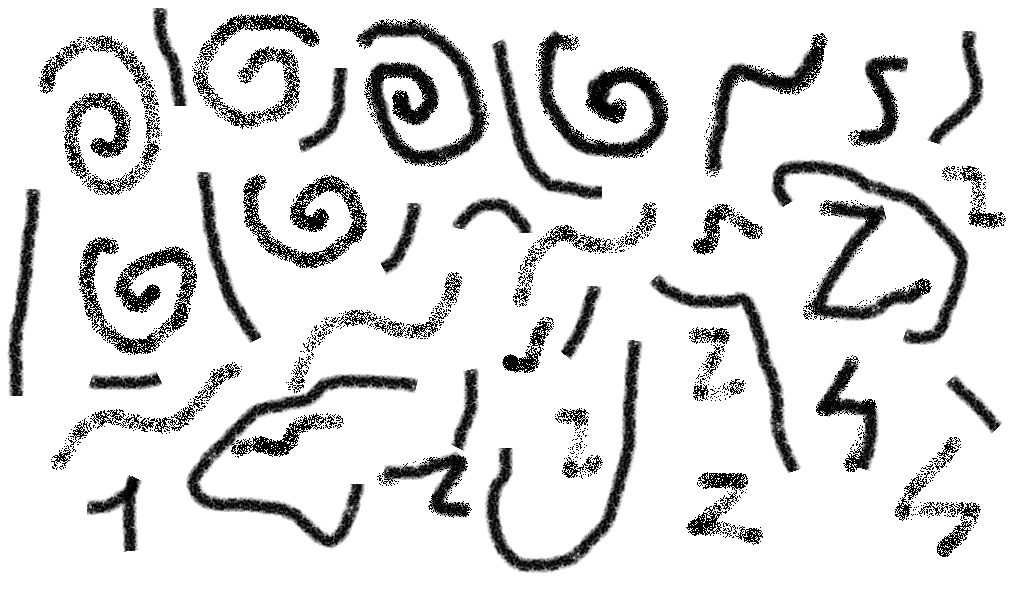
#> input picture taller 5/imagen.png, 1034 x 607 px
$ jupyter execute Taller_05.ipynb
#> lines starting #> are read from the running program, lines starting #| are printed output that depends on the picture; after the words box and inside, x2 and y2 are one past the last pixel; in counts of white or black regions, pixels touching at a corner belong together
# Taller 05: Clustering DBSCAN
**Inteligencia Artificial - Universidad del Norte**
## Integrantes:
- Wilmer Santiago
- Bryan Montoya
- Andrea Quintero

En este notebook:
1. Generamos un conjunto de datos sintético en 2D a partir de una figura propia con grupos amorfos.
2. Agregamos outliers distribuidos uniformemente.
3. Analizamos gráficos de k-distancia para varios valores de `MinPts` y seleccionamos `eps` mediante detección automática del codo (punto de inflexión).
4. Aplicamos DBSCAN y evaluamos el resultado con dos métricas de `sklearn.metrics`: **Adjusted Rand Index** y **Silhouette Score**.

[cell 1]
import numpy as np
from PIL import Image
from scipy import ndimage
import matplotlib.pyplot as plt
from sklearn.neighbors import NearestNeighbors
from sklearn.cluster import DBSCAN
from sklearn.metrics import adjusted_rand_score, silhouette_score

Semilla fija y arbitraria para que la generación de puntos, outliers y el resto del notebook sean reproducibles entre ejecuciones.

[cell 2]
np.random.seed(42)

## Cargar la figura
La imagen `imagen.png`, figura propia con los grupos amorfos, se guarda en la misma carpeta del repositorio que este notebook.

[cell 3]
imagen = Image.open('imagen.png').convert('L')
imagen_array = np.array(imagen)

## Binarizar la imagen

Como se escaló la imagen a tonos de grises, de 0 (negro) a 255 (blanco), solo seleccionamos aquellos que tengan una intensidad menor a 128 (más oscuro que claro)

[cell 4]
umbral = 128
binaria = imagen_array < umbral
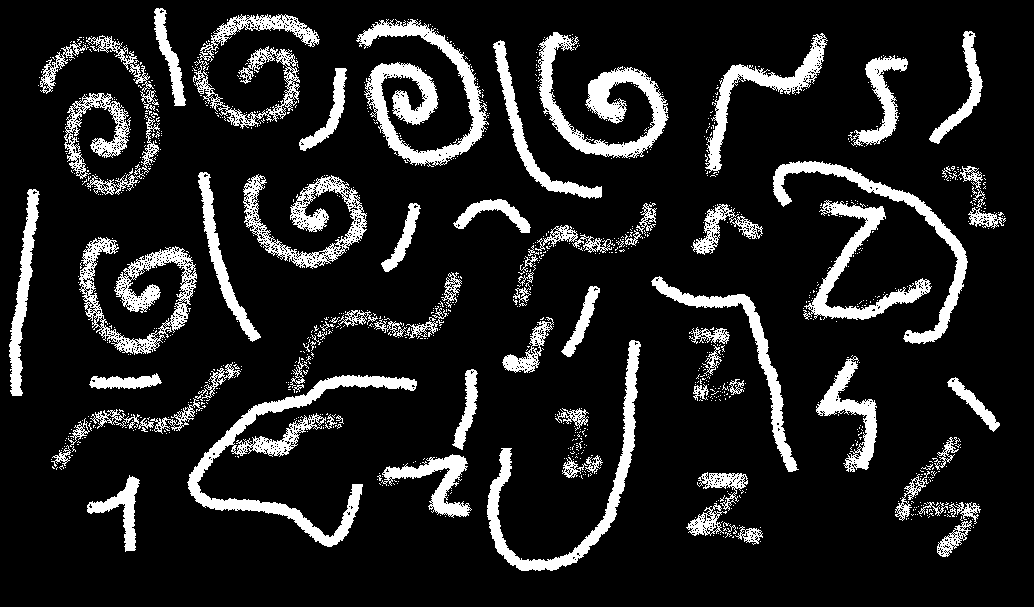
#> binaria: shape (607, 1034) bool; 13.3% white; 1042 white regions (960 under 20 px), largest, box (x1, y1, x2, y2) and area: (187, 375, 417, 547) 6240, (356, 19, 489, 167) 6210, (538, 32, 669, 158) 5063

[cell 5]
print(f'Pixeles marcados como figura: {binaria.sum()} de {binaria.size}')
#| Pixeles marcados como figura: 83603 de 627638
print(f'Porcentaje de figura: {(binaria.sum()/binaria.size*100).round(3)}%')
#| Porcentaje de figura: 13.32%
plt.imshow(binaria, cmap='gray')
plt.title("Imagen binarizada (blanco = figura)")
plt.show()

## Detectar los grupos reales de la figura
Para nuestro caso de estudio, la figura de está dibujada con una textura punteada/granulada, por lo que etiquetar directamente los componentes conectados del array `binaria` produce cientos de fragmentos accidentales y no los ~30-40 grupos amorfos reales que dibujamos.

Para resolverlo, aplicamos una dilatación morfológica que une los puntos cercanos de un mismo trazo antes de etiquetar los componentes conectados, y luego descartamos componentes demasiado pequeños. Para ello, buscamos automáticamente la cantidad mínima de iteraciones de dilatación que deja el número de grupos dentro de un rango razonable entre 25–40 grupos, en vez de fijar un valor arbitrario a mano.

[cell 6]
def contar_grupos(binaria, iteraciones, min_pixeles, estructura):
    if iteraciones == 0:
        conectada = binaria
    else:
        conectada = ndimage.binary_dilation(binaria, structure=estructura, iterations=iteraciones)
    etiquetas, n = ndimage.label(conectada)
    if n == 0:
        return etiquetas, np.array([], dtype=int), np.array([])
    tamanos = ndimage.sum(binaria, etiquetas, range(1, n + 1))
    grandes = np.where(tamanos >= min_pixeles)[0] + 1
    return etiquetas, grandes, tamanos

estructura = np.ones((3, 3))
# descarta manchas de textura muy pequeñas
min_pixeles = max(30, int(0.002 * binaria.sum()))
#> min_pixeles = 167
# rango deseado de grupos según nuestro dibujo
objetivo_min, objetivo_max = 25, 40
objetivo_medio = (objetivo_min + objetivo_max) / 2

mejor_it, mejor_diff = None, None
resultados_por_iteracion = {}
for it in range(0, 20):
    etiquetas, grandes, tamanos = contar_grupos(binaria, it, min_pixeles, estructura)
    n = len(grandes)
    resultados_por_iteracion[it] = n
    diff = abs(n - objetivo_medio)
    if mejor_it is None or diff < mejor_diff:
        mejor_it, mejor_diff = it, diff
    if objetivo_min <= n <= objetivo_max:
        mejor_it = it
        break
#> this loop made 2 passes
#> (n, diff, mejor_it, mejor_diff) on passes 1 to 2: (51, 18.5, 0, 18.5), (38, 5.5, 1, 5.5)
#> pass 1, in contar_grupos, `etiquetas, n = ndimage.label(conectada)`:
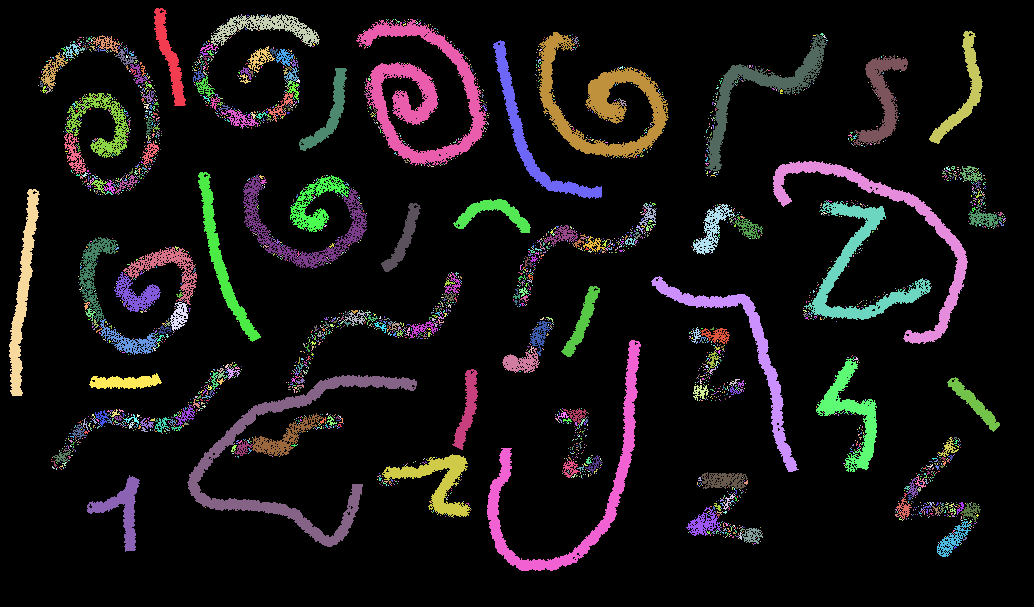
#> etiquetas: shape (607, 1034) int32; 3853 distinct labels, from 0 to 3852; one colour per label, 0 black
#> pass 2, in contar_grupos (call 2), `conectada = ndimage.binary_dilation(binaria, structure=estructura, ite..`:
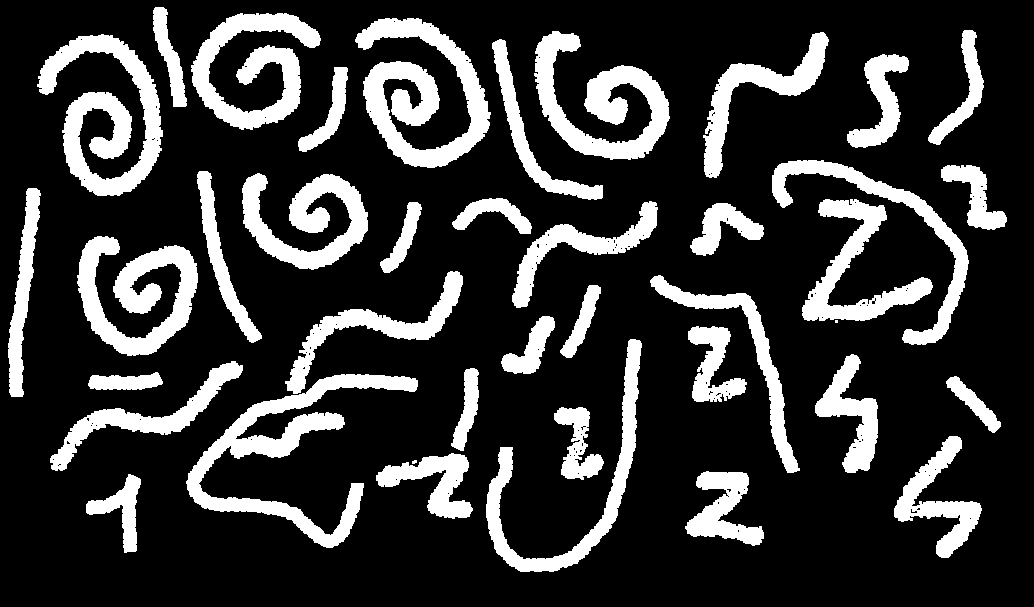
#> conectada: shape (607, 1034) bool; 20.9% white; 40 white regions (2 under 20 px), largest, box (x1, y1, x2, y2) and area: (186, 374, 418, 548) 8810, (355, 18, 491, 168) 8761, (37, 34, 163, 196) 8236
#> pass 2, in contar_grupos (call 2), `etiquetas, n = ndimage.label(conectada)`:
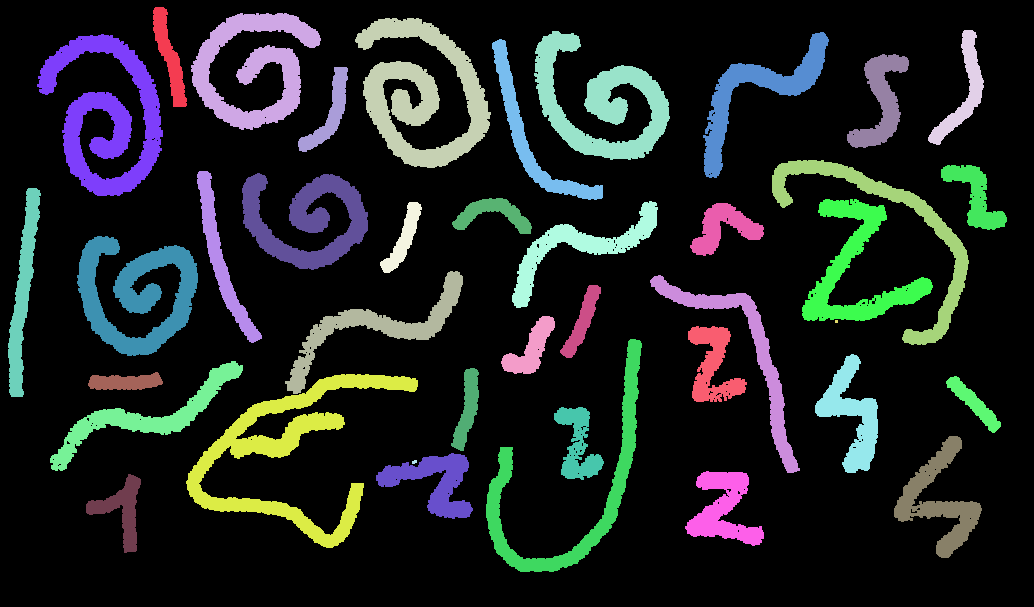
#> etiquetas: shape (607, 1034) int32; 41 distinct labels, from 0 to 40; one colour per label, 0 black
#> after the loop, mejor_diff = 5.5; resultados_por_iteracion = {0: 51, 1: 38}

print('Grupos detectados según iteraciones:', resultados_por_iteracion)
#| Grupos detectados según iteraciones: {0: 51, 1: 38}

etiquetas, grupos_validos, tamanos = contar_grupos(binaria, mejor_it, min_pixeles, estructura)
#> grupos_validos = 38 values from 1 to 40; tamanos = 40 values, max 6363 at index 32, min 1 at index 25, mean 2090.1
n_grupos = len(grupos_validos)
#> n_grupos = 38
print(f'Iteraciones seleccionada: {mejor_it}')
#| Iteraciones seleccionada: 1
print(f'Grupos detectados (reales, filtrando ruido de textura): {n_grupos}')
#| Grupos detectados (reales, filtrando ruido de textura): 38

[cell 7]
mapa_grupos = np.where(np.isin(etiquetas, grupos_validos), etiquetas, 0)
#> mapa_grupos: shape (607, 1034) int32; 39 distinct labels, from 0 to 40
plt.figure(figsize=(10, 5))
plt.imshow(mapa_grupos, cmap='nipy_spectral')
plt.title(f'Grupos detectados ({n_grupos})')
plt.show()

## Generar puntos sintéticos por grupo
Para cada grupo real detectado, muestreamos píxeles de la figura original (`binaria`, sin dilatar) que pertenecen a ese grupo, y les agregamos un pequeño ruido gaussiano (jitter) para obtener coordenadas continuas en 2D.

[cell 8]
puntos_x, puntos_y, etiqueta_real = [], [], []
puntos_por_grupo = 40
ruido_jitter = 0.8

for nuevo_id, grupo_id in enumerate(grupos_validos, start=1):
    filas, cols = np.where((etiquetas == grupo_id) & binaria)
    if len(filas) == 0:
        continue
    idx = np.random.choice(len(filas), size=min(puntos_por_grupo, len(filas)), replace=False)
    for i in idx:
        x = cols[i] + np.random.normal(0, ruido_jitter)
        y = filas[i] + np.random.normal(0, ruido_jitter)
        puntos_x.append(x)
        puntos_y.append(y)
        etiqueta_real.append(nuevo_id)
#> this loop made 38 passes
#> grupo_id on passes 1 to 12: 1, 2, 3, 4, 5, 6, 7, 8, 9, 10, 11, 12
#> after the loop, etiqueta_real = 1520 values from 1 to 38; puntos_x = 1520 values, max 1000.4 at index 462, min 11.69 at index 589, mean 520.3; puntos_y = 1520 values, max 565.8 at index 1059, min 10.26 at index 11, mean 284.5

print(f'Puntos generados: {len(puntos_x)} repartidos en {n_grupos} grupos')
#| Puntos generados: 1520 repartidos en 38 grupos

## Generar outliers
Además de los puntos generados dentro de cada grupo, agregamos outliers distribuidos de manera uniforme sobre todo el plano de la imagen, simulando ruido real y permitiendo evaluar si DBSCAN los identifica correctamente como tal.

[cell 9]
proporcion_outliers = 0.05
n_outliers = int(proporcion_outliers * len(puntos_x))
#> n_outliers = 76

alto, ancho = binaria.shape
#> alto = 607; ancho = 1034
outliers_x = np.random.uniform(0, ancho, n_outliers)
#> outliers_x = 76 values, max 994.8 at index 47, min 16.17 at index 56, mean 521
outliers_y = np.random.uniform(0, alto, n_outliers)
#> outliers_y = 76 values, max 580.2 at index 72, min 4.33 at index 22, mean 275.4

# Dataset final
X = np.column_stack([
    puntos_x + list(outliers_x),
    puntos_y + list(outliers_y)
])
#> X = 1596 pairs, first value 11.69 to 1000.4, second value 4.33 to 580.2
y_real = np.array(etiqueta_real + [-1] * n_outliers)
#> y_real = 1596 values, max 38 at index 1480, min -1 at index 1520, mean 18.52

print(f'Total de puntos: {X.shape[0]} ({len(puntos_x)} de grupos + {n_outliers} outliers)')
#| Total de puntos: 1596 (1520 de grupos + 76 outliers)
print(f'Número de grupos reales: {n_grupos}')
#| Número de grupos reales: 38

[cell 10]
plt.figure(figsize=(10, 6))
plt.scatter(X[y_real != -1, 0], X[y_real != -1, 1], c=y_real[y_real != -1], cmap='tab20', s=10)
plt.scatter(X[y_real == -1, 0], X[y_real == -1, 1], c='black', marker='x', s=15, label='Outliers')
plt.gca().invert_yaxis()
plt.title('Dataset sintético')
plt.legend()
plt.show()
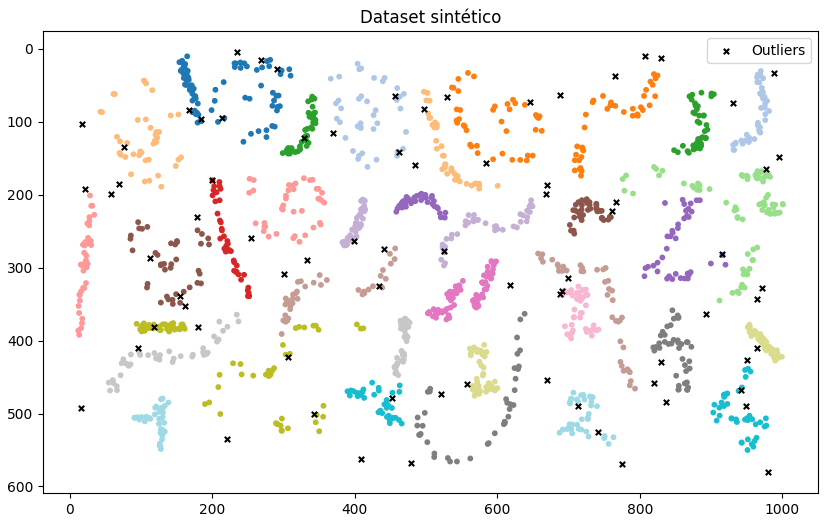
#> figure drawn by matplotlib, 1 panel

## Análisis exploratorio: gráficos de k-distancia para varios $MinPts$
Para estimar $\varepsilon$ y $MinPts$, seguimos la heurística estándar de DBSCAN: para cada candidato de $MinPts = k$, se calcula la distancia de cada punto a su k-ésimo vecino más cercano, se ordenan esas distancias de mayor a menor y se grafican. El punto de inflexión de la curva indica el valor de $\varepsilon$ a partir del cual los puntos dejan de pertenecer claramente a un vecindario denso.

En vez de fijar $MinPts$ a un único valor, probamos varios candidatos alrededor de la regla práctica $MinPts ≈ 2 \times dimensiones$ (en el caso de 2D $MinPts = 4$), y comparamos el resultado de DBSCAN para cada uno, incluyendo las métricas de evaluación, para justificar cuál es el más adecuado en este dataset.

El codo de cada curva se detecta automáticamente (método tipo *kneedle*): se traza la recta entre el primer y el último punto de la curva normalizada, y se toma como codo el punto con mayor distancia vertical a esa recta.

[cell 11]
def encontrar_codo(valores):
    y = np.asarray(valores, dtype=float)
    x = np.arange(len(y))
    x_norm = (x - x.min()) / (x.max() - x.min())
    y_norm = (y - y.min()) / (y.max() - y.min() + 1e-12)
    linea = y_norm[0] + (y_norm[-1] - y_norm[0]) * x_norm
    distancias = linea - y_norm
    return int(np.argmax(distancias))

### Selección de $ɛ$ y $MinPts$
De la tabla anterior, elegimos la combinación con la mejor coincidencia con los grupos reales, usando el Silhouette Score como criterio de desempate si dos configuraciones quedan muy cerca en ARI. Este criterio es válido aquí porque conocemos `y_real` por construcción; en un escenario sin verdad fundamental, la selección se apoyaría solo en la forma del codo y en el Silhouette Score.

[cell 12]
candidatos_minpts = [3, 4, 5, 6, 8, 10]
resultados_sweep = []

fig, axes = plt.subplots(2, 3, figsize=(15, 8))
for ax, min_pts in zip(axes.ravel(), candidatos_minpts):
    vecinos = NearestNeighbors(n_neighbors=min_pts).fit(X)
    distancias, _ = vecinos.kneighbors(X)
    k_dist = np.sort(distancias[:, min_pts - 1])[:-1]
    idx_codo = encontrar_codo(k_dist)
    eps = k_dist[idx_codo]

    ax.plot(k_dist)
    ax.scatter([idx_codo], [eps], color='red', zorder=5, label=f'codo: eps={eps:.1f}')
    ax.set_title(f'MinPts = {min_pts}')
    ax.set_xlabel('Puntos ordenados')
    ax.set_ylabel(f'Dist. al {min_pts}° vecino')
    ax.legend()

    db = DBSCAN(eps=eps, min_samples=min_pts).fit(X)
    labels = db.labels_
    n_clusters = len(set(labels)) - (1 if -1 in labels else 0)
    n_ruido = list(labels).count(-1)
    mascara = labels != -1
    ari = adjusted_rand_score(y_real, labels)
    sil = silhouette_score(X[mascara], labels[mascara]) if mascara.sum() > 1 and len(set(labels[mascara])) > 1 else float('nan')
    resultados_sweep.append({
        'min_pts': min_pts, 'eps': eps, 'n_clusters': n_clusters,
        'n_ruido': n_ruido, 'ari': ari, 'silhouette': sil, 'labels': labels
    })
#> this loop made 6 passes
#> (idx_codo, eps, n_clusters, n_ruido, ari, sil) on passes 1 to 6: (1383, 12.65, 124, 163, 0.531, 0.514), (1356, 15.78, 86, 153, 0.591, 0.49), (1382, 21.11, 58, 108, 0.698, 0.431), (1311, 22.32, 52, 150, 0.638, 0.473), (1303, 28.84, 38, 127, 0.556, 0.419), (1404, 38.41, 16, 59, 0.132, 0.0411)
#> after the loop, resultados_sweep = 6 items

plt.tight_layout()
plt.show()
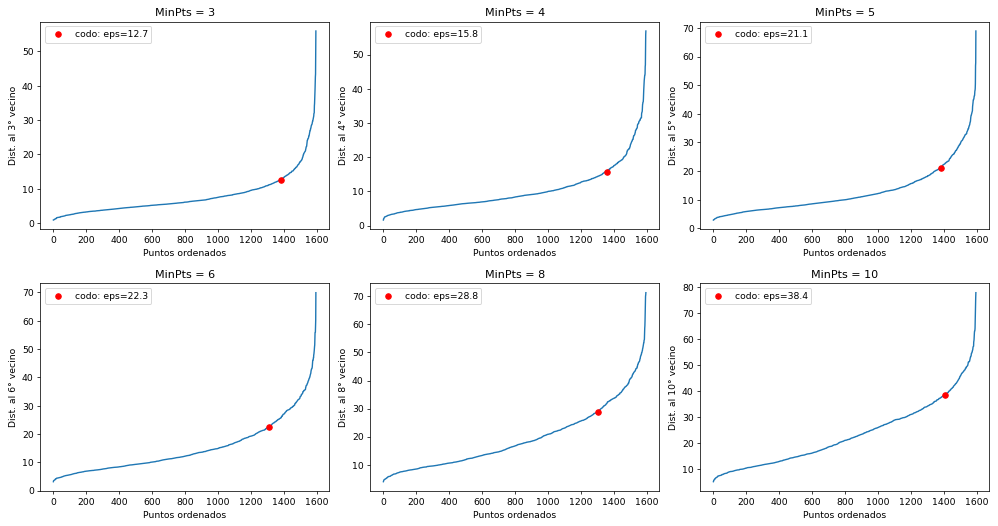
#> figure drawn by matplotlib, 6 panels; panel 1: curve peaks at x = 1594, y = 55.94; panel 2: curve peaks at x = 1594, y = 56.87; panel 3: curve peaks at x = 1594, y = 68.91; panel 4: curve peaks at x = 1594, y = 69.92

print(f"{'MinPts':>7} {'eps':>8} {'clusters':>9} {'ruido':>7} {'ARI':>7} {'Silhouette':>11}")
for r in resultados_sweep:
    print(f"{r['min_pts']:>7} {r['eps']:>8.2f} {r['n_clusters']:>9} {r['n_ruido']:>7} {r['ari']:>7.3f} {r['silhouette']:>11.3f}")
#> this loop made 6 passes
#|       3    12.65       124     163   0.531       0.514
#|       4    15.78        86     153   0.591       0.490
#|       5    21.11        58     108   0.698       0.431
#|       6    22.32        52     150   0.638       0.473
#|       8    28.84        38     127   0.556       0.419
#|      10    38.41        16      59   0.132       0.041

Ahora bien, aunque $MinPts=3$ obtiene mayor ARI, produce 91 clusters frente a los 38 reales, esto es evidencia de una sobre-fragmentación por el ruido de textura de la imagen. Es por ello, que a pesar de todo, preferimos seleccionar manualmente $MinPts=5$, cuyo número de clusters 36 es mucho más consistente y cercano con la estructura real de los datos a pesar de una caída moderada en ARI

[cell 13]
mejor = list(filter(lambda x: x['min_pts'] == 5,resultados_sweep))[0]
#> mejor = 7 items
min_pts_final = mejor['min_pts']
#> min_pts_final = 5
eps_final = mejor['eps']
#> eps_final = 21.11
etiquetas_dbscan = mejor['labels']
#> etiquetas_dbscan = 1596 values, max 57 at index 1480, min -1 at index 58, mean 29.79

n_clusters = mejor['n_clusters']
#> n_clusters = 58
n_ruido = mejor['n_ruido']
#> n_ruido = 108

print(f'MinPts seleccionado: {min_pts_final}')
#| MinPts seleccionado: 5
print(f'eps seleccionado: {eps_final:.2f}')
#| eps seleccionado: 21.11
print(f'Clusters encontrados: {n_clusters} (grupos reales: {n_grupos})')
#| Clusters encontrados: 58 (grupos reales: 38)
print(f'Puntos clasificados como ruido: {n_ruido} ({n_ruido/len(X)*100:.1f}%)')
#| Puntos clasificados como ruido: 108 (6.8%)

[cell 14]
plt.figure(figsize=(10, 6))
mascara_ruido = etiquetas_dbscan == -1
plt.scatter(X[~mascara_ruido, 0], X[~mascara_ruido, 1], c=etiquetas_dbscan[~mascara_ruido], cmap='tab20', s=10)
plt.scatter(X[mascara_ruido, 0], X[mascara_ruido, 1], c='black', marker='x', s=15, label='Ruido')
plt.gca().invert_yaxis()
plt.title(f'Resultado de DBSCAN (eps={eps_final:.2f}, MinPts={min_pts_final})')
plt.legend()
plt.show()
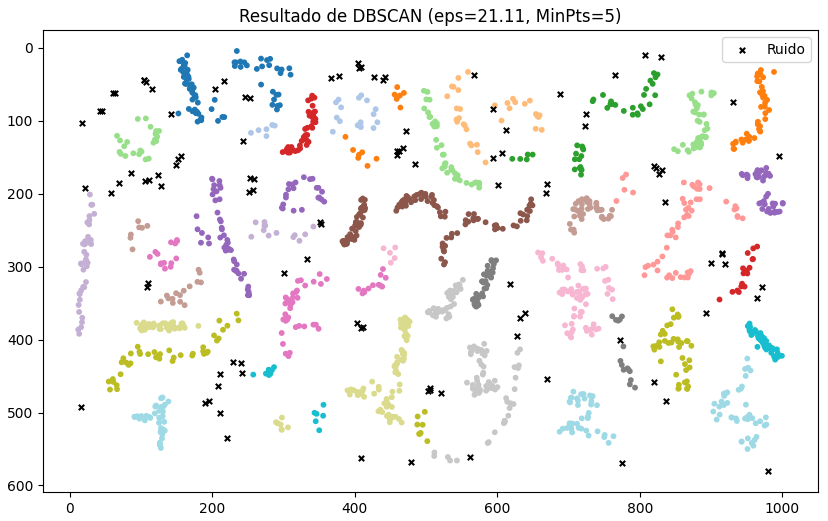
#> figure drawn by matplotlib, 1 panel

## Evaluación de desempeño del clustering
Para la evaluación usamos dos métricas complementarias de scikit-learn:

## 1. Adjusted Rand Index (ARI) — métrica *extrínseca*
Compara las etiquetas predichas por DBSCAN contra los grupos reales que usamos para generar los datos (`y_real`), corrigiendo por asignaciones coincidentes al azar. Es posible calcularla aquí porque, al construir el dataset sintéticamente, conocemos la verdad fundamental (a qué grupo de la figura pertenece cada punto).
## 2. Silhouette Score — métrica *intrínseca*
Mide qué tan bien separados y compactos son los clusters usando solo las distancias entre puntos, sin necesitar las etiquetas reales. Se calcula excluyendo los puntos etiquetados como ruido (-1), ya que el ruido no pertenece a ningún cluster.

[cell 15]
ari_final = adjusted_rand_score(y_real, etiquetas_dbscan)
#> ari_final = 0.698

mascara_valida = etiquetas_dbscan != -1
if mascara_valida.sum() > 1 and len(set(etiquetas_dbscan[mascara_valida])) > 1:
    silhouette_final = silhouette_score(X[mascara_valida], etiquetas_dbscan[mascara_valida])
#> silhouette_final = 0.431
else:
    silhouette_final = float('nan')

print(f'Adjusted Rand Index (vs. grupos reales): {ari_final:.3f}')
#| Adjusted Rand Index (vs. grupos reales): 0.698
print(f'Silhouette Score (excluyendo ruido): {silhouette_final:.3f}')
#| Silhouette Score (excluyendo ruido): 0.431
